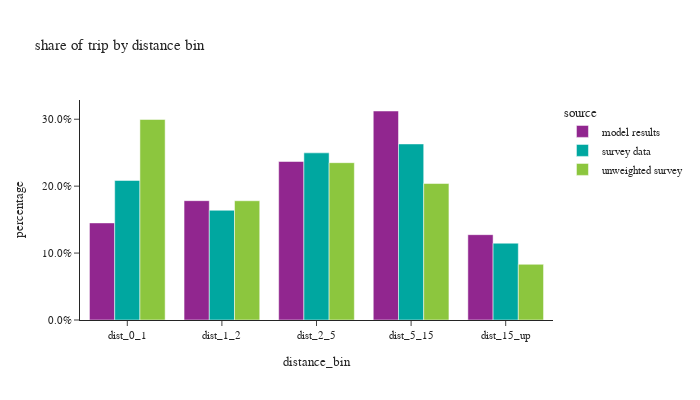

Source (notebook cell):
### Code cell
# plot1
df_plot = trip_data.loc[trip_data['distance_bin'] != float('nan')].groupby(['source','distance_bin'])['trip_weight'].sum().reset_index()
df_plot['percentage'] = df_plot.groupby(['source'], group_keys=False)['trip_weight']. \
    apply(lambda x: x / float(x.sum()))
# df_plot
fig1 = px.bar(df_plot, x='distance_bin', y="percentage", color="source", barmode="group",
              title="share of trip by distance bin")
fig1.for_each_annotation(lambda a: a.update(text = a.text.split("=")[-1]))
fig1.update_layout(height=400, width=700, font=dict(size=11), yaxis=dict(tickformat=".1%"))
fig1.show()

### Figure 1 — Plotly figure (JSON) as saved in the notebook; plotly's stock layout.template omitted (floating-point values rounded to 4 significant figures)
{"data": [{"alignmentgroup": "True", "hovertemplate": "source=model results<br>distance_bin=%{x}<br>percentage=%{y}<extra></extra>", "legendgroup": "model results", "marker": {"color": "#91268F", "pattern": {"shape": ""}}, "name": "model results", "offsetgroup": "model results", "orientation": "v", "showlegend": true, "textposition": "auto", "type": "bar", "x": ["dist_0_1", "dist_1_2", "dist_2_5", "dist_5_15", "dist_15_up"], "xaxis": "x", "y": [0.1451, 0.1783, 0.2368, 0.3123, 0.1275], "yaxis": "y"}, {"alignmentgroup": "True", "hovertemplate": "source=survey data<br>distance_bin=%{x}<br>percentage=%{y}<extra></extra>", "legendgroup": "survey data", "marker": {"color": "#00A7A0", "pattern": {"shape": ""}}, "name": "survey data", "offsetgroup": "survey data", "orientation": "v", "showlegend": true, "textposition": "auto", "type": "bar", "x": ["dist_0_1", "dist_1_2", "dist_2_5", "dist_5_15", "dist_15_up"], "xaxis": "x", "y": [0.2085, 0.1639, 0.2497, 0.263, 0.1148], "yaxis": "y"}, {"alignmentgroup": "True", "hovertemplate": "source=unweighted survey<br>distance_bin=%{x}<br>percentage=%{y}<extra></extra>", "legendgroup": "unweighted survey", "marker": {"color": "#8CC63E", "pattern": {"shape": ""}}, "name": "unweighted survey", "offsetgroup": "unweighted survey", "orientation": "v", "showlegend": true, "textposition": "auto", "type": "bar", "x": ["dist_0_1", "dist_1_2", "dist_2_5", "dist_5_15", "dist_15_up"], "xaxis": "x", "y": [0.2996, 0.1782, 0.2351, 0.2039, 0.08321], "yaxis": "y"}], "layout": {"barmode": "group", "font": {"size": 11}, "height": 400, "legend": {"title": {"text": "source"}, "tracegroupgap": 0}, "title": {"text": "share of trip by distance bin"}, "width": 700, "xaxis": {"anchor": "y", "domain": [0.0, 1.0], "title": {"text": "distance_bin"}}, "yaxis": {"anchor": "x", "domain": [0.0, 1.0], "tickformat": ".1%", "title": {"text": "percentage"}}}}
